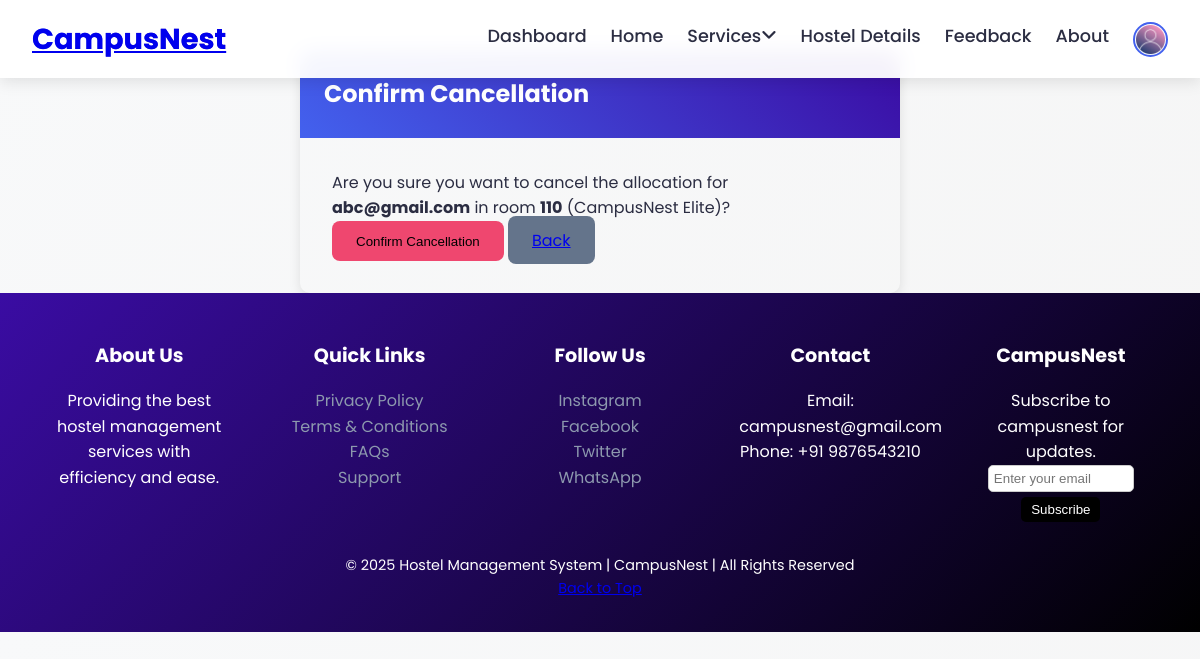
Page /allocation/cancel/1/ (signed in) on the committed database.
### Hostels/models.py (models this page shows, shortened)
class Allocation(models.Model):
    STATUS_CHOICES = (
        ('pending', 'Pending'),
        ('confirmed', 'Confirmed'),
        ('rejected', 'Rejected'),
    )
    user = models.ForeignKey(CustomUser, on_delete=models.CASCADE, related_name='allocations')
    room = models.ForeignKey(Room, on_delete=models.CASCADE, related_name='allocations')
    allocation_date = models.DateTimeField(auto_now_add=True)
    status = models.CharField(max_length=10, choices=STATUS_CHOICES, default='pending')
    created_at = models.DateTimeField(auto_now_add=True)
    updated_at = models.DateTimeField(auto_now=True)
    class Meta:
        constraints = [
            models.UniqueConstraint(
                fields=['user'],
                condition=models.Q(status__in=['pending', 'confirmed']),
                name='unique_active_allocation_per_user'
            )
        ]

class CustomUser(AbstractUser):
    username = None  # Remove username field
    email = models.EmailField(unique=True)
    roll_number = models.CharField(max_length=20, blank=True, null=True,unique=True)  # Optional field
    USERNAME_FIELD = 'email'
    REQUIRED_FIELDS = ['first_name', 'last_name','roll_number']  # roll_number is optional
    objects = CustomUserManager()

class Room(models.Model):
    ROOM_TYPES = (
        ('four', '4-Sharing'),
        ('double', 'Double Sharing'),
        ('single', 'Single Seater')
    )
    AC_TYPES = (
        ('ac', 'AC'),
        ('non_ac', 'Non-AC'),
    )
    hostel = models.ForeignKey(Hostel, on_delete=models.CASCADE, related_name='rooms')
    floor = models.PositiveIntegerField()
    room_number = models.CharField(max_length=10)
    room_type = models.CharField(max_length=10, choices=ROOM_TYPES)
    ac_type = models.CharField(max_length=10, choices=AC_TYPES)
    total_beds = models.PositiveIntegerField()
    occupied_beds = models.PositiveIntegerField(default=0)
    price = models.DecimalField(max_digits=10, decimal_places=2)
    amenities = models.TextField()
    class Meta:
        constraints = [
            models.UniqueConstraint(
                fields=['hostel', 'room_number'],
                name='unique_room_per_hostel'
            )
        ]

class Hostel(models.Model):
    name = models.CharField(max_length=100)
    total_floors = models.PositiveIntegerField()
    main_image = models.ImageField(upload_to='hostels/')
    features = models.TextField(help_text="Comma-separated list of features")

### Hostels/views.py (the view, shortened to what this page needs)
# urls.py: path('allocation/cancel/<int:allocation_id>/', views.cancel_allocation, name='cancel_allocation'),
@login_required
def cancel_allocation(request, allocation_id):
    if not request.user.is_staff:
        messages.error(request, "You don't have permission to cancel allocations.")
        return redirect('index')
    allocation = get_object_or_404(Allocation, id=allocation_id)
    if allocation.status == 'cancelled':
        messages.error(request, "This allocation is already cancelled.")
        return redirect('admin_dashboard')
    return render(request, 'Rooms_confirm_cancel.html', {
        'allocation': allocation,
    })

### Hostels/templates/Rooms_confirm_cancel.html (shortened to what this page needs)
{% extends 'Rooms_base.html' %}
{% load static %}
{% block content %}
<div class="container mt-5">
    <div class="card">
        <div class="card-header">
            <h2>Confirm Cancellation</h2>
        </div>
        <div class="card-body">
            <p>Are you sure you want to cancel the allocation for <strong>{{ allocation.user.email }}</strong> in room <strong>{{ allocation.room.room_number }}</strong> ({{ allocation.room.hostel.name }})?</p>
            <form method="POST">
                <button type="submit" class="btn btn-danger">Confirm Cancellation</button>
                <a href="{% url 'admin_dashboard' %}?tab=allocations" class="btn btn-secondary">Back</a>
            </form>
        </div>
    </div>
</div>
{% endblock %}

### Hostels/static/css/Rooms_base.css (style rules this page uses)
:root { --primary: #4361ee; --secondary: #3a0ca3; --accent: #f72585; --success: #4CAF50; --warning: #FFD700; --danger: #d9534f; --text-dark: #2b2d42; --text-light: #8d99ae; --white: #ffffff; --light-bg: #f8f9fa; --shadow: 0 4px 15px rgba(0, 0, 0, 0.1); --shadow-hover: 0 8px 25px rgba(0, 0, 0, 0.2); --transition: all 0.3s ease; }
* { margin: 0; padding: 0; box-sizing: border-box; }
body { font-family: 'Poppins', sans-serif; background: linear-gradient(135deg, var(--light-bg), #f5f5f5); color: var(--text-dark); line-height: 1.6; }
h1, h2, h3, h4, h5 { font-weight: 700; }

### Hostels/templates/Rooms_confirm_cancel.html (style rules this page uses)
.container { max-width: 600px; margin: auto; }
.card { border-radius: 10px; box-shadow: 0 4px 12px rgba(0, 0, 0, 0.1); }
.card-header { background: linear-gradient(45deg, #4361ee, #3a0ca3); color: white; border-radius: 10px 10px 0 0; padding: 1.5rem; }
.card-body { padding: 2rem; }
.btn-danger { background: #ef476f; border: none; padding: 0.8rem 1.5rem; border-radius: 8px; }
.btn-secondary { background: #64748b; border: none; padding: 0.8rem 1.5rem; border-radius: 8px; }

### rows in the picture
Allocation: user.email "abc@gmail.com", room.room_number "110", room.hostel.name "CampusNest Elite"
